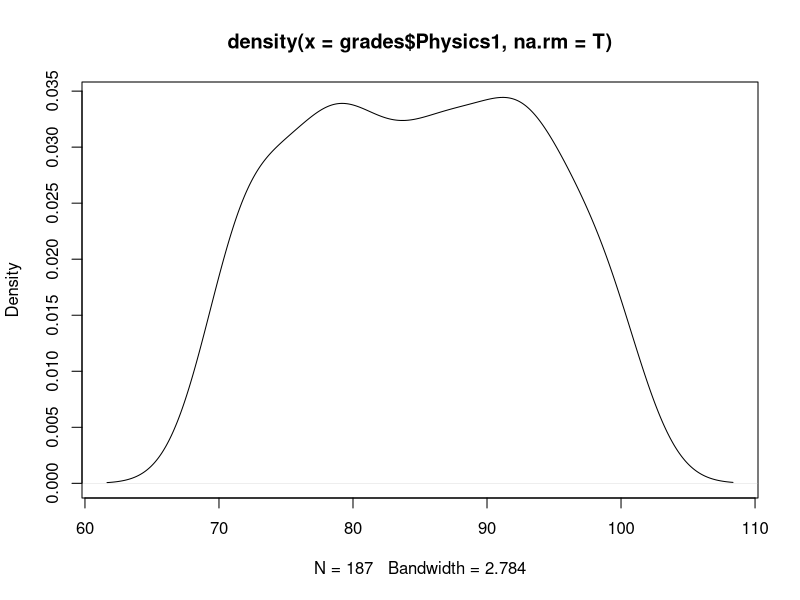
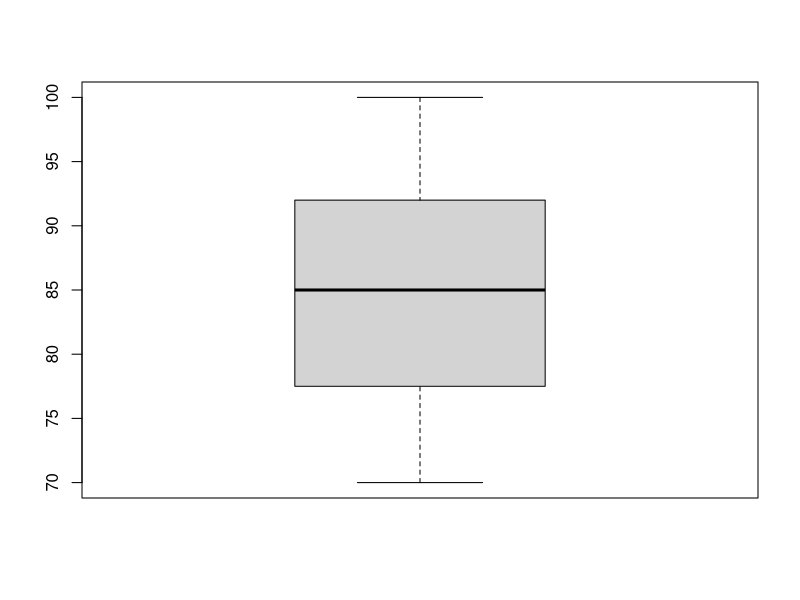

Source code (R) for these figures, in order:

#################################################
library(cluster)
library(ggplot2)
library(readxl)
library(datasets)
library(scatterplot3d)


########## Missing Data ##########
grades<-read_excel("MissingDataPractice.xlsx", sheet = "TestGrades")
grades<-as.data.frame(grades)
summary(grades)
grades$Gender <- as.factor(grades$Gender)


(natest <- is.na(grades$Test))
table <- table(grades$Gender, natest)
prop.table(table, 2)

table2 <- table(natest)


plot(density(grades$Physics1, na.rm = T))
boxplot(grades$Physics1)
t.test(grades$Physics1, natest)
